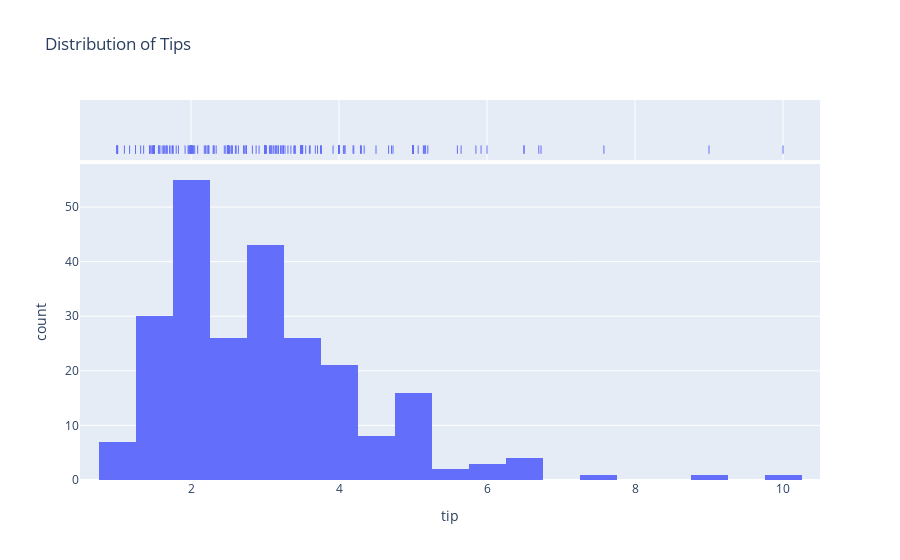

Notebook code cell kept with this figure:
### Markdown cell above
# **Histogram**

A histogram takes as input a numeric variable only. The variable is cut into several bins, and the number of observation per bin is represented by the height of the bar. It is possible to represent the distribution of several variable on the same axis using this technique.

### Code cell
fig = px.histogram(
    data_frame = df,
    x = 'tip',
    marginal = 'rug',
    title = 'Distribution of Tips'
)

fig.show()

### Figure 1 — Plotly figure (JSON) as saved in the notebook; plotly's stock layout.template omitted (floating-point values rounded to 4 significant figures; data arrays with more than 128 entries replaced by an {"elided": "..."} marker saying what was removed)
{"data": [{"alignmentgroup": "True", "bingroup": "x", "hovertemplate": "tip=%{x}<br>count=%{y}<extra></extra>", "legendgroup": "", "marker": {"color": "#636efa", "pattern": {"shape": ""}}, "name": "", "offsetgroup": "", "orientation": "v", "showlegend": false, "type": "histogram", "x": {"elided": "244 float values"}, "xaxis": "x", "yaxis": "y"}, {"alignmentgroup": "True", "boxpoints": "all", "fillcolor": "rgba(255,255,255,0)", "hoveron": "points", "hovertemplate": "tip=%{x}<extra></extra>", "jitter": 0, "legendgroup": "", "line": {"color": "rgba(255,255,255,0)"}, "marker": {"color": "#636efa", "symbol": "line-ns-open"}, "name": "", "offsetgroup": "", "showlegend": false, "type": "box", "x": {"elided": "244 float values"}, "xaxis": "x2", "yaxis": "y2"}], "layout": {"autosize": true, "barmode": "relative", "legend": {"tracegroupgap": 0}, "title": {"text": "Distribution of Tips"}, "xaxis": {"anchor": "y", "autorange": true, "domain": [0, 1], "range": [0.5, 10.5], "title": {"text": "tip"}, "type": "linear"}, "xaxis2": {"anchor": "y2", "autorange": true, "domain": [0, 1], "matches": "x", "range": [0.5, 10.5], "showgrid": true, "showticklabels": false, "type": "linear"}, "yaxis": {"anchor": "x", "autorange": true, "domain": [0, 0.8316], "range": [0, 57.89], "title": {"text": "count"}}, "yaxis2": {"anchor": "x2", "autorange": true, "domain": [0.8416, 1], "matches": "y2", "range": [-0.6176, 0.5], "showgrid": false, "showline": false, "showticklabels": false, "ticks": "", "type": "category"}}}
